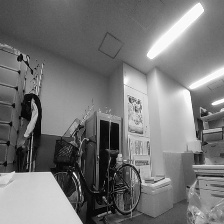
#> input picture rpi-src/camera/background.jpg, 224 x 224 px
$ python camera_func.py
#> lines starting #> are read from the running program, lines starting #| are printed output that depends on the picture; after the words box and inside, x2 and y2 are one past the last pixel; in counts of white or black regions, pixels touching at a corner belong together
import cv2
import time
import numpy as np
import os
import subprocess
import datetime

class cam_func:
    def __init__(self, size=(224, 224)):
        # 色々初期化
        self.cap = cv2.VideoCapture(0)
        self.size = size
        self.count = 0
        self.preflame = None
        self.prefbboxes = None
        self.prefoverlap = -1
        self.upload_flag = False
        self.pref_call_time = None
        self.pref_update = None

        # 背景画像を設定する
        self._set_backgroud()


    def _set_backgroud(self):
        # self.background = self._get_frame()
        self.background = cv2.imread("background.jpg", 0)
#> self.background is the input picture: shape (224, 224); min 0, max 255, mean 118
        print("背景画像を設定したよ")


    def update_background(self):
        img = self._get_frame()
        cv2.imwrite("background.jpg",img)
        self._set_backgroud()
        self.count = 0
        print("背景画像をアップデーティッド")


    def _get_frame(self, blur_flag=False):
        # フレームの取得
#> called with blur_flag = False
        _, frame = self.cap.read()
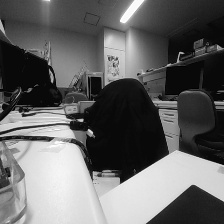
#> input picture myapp/backend/test.jpg, 224 x 224 px, given in place of the camera
#> frame is the input picture: shape (224, 224, 3); min 0, max 255, mean 100.4
        # 画像のリサイズ
        frame = cv2.resize(frame, self.size)
        # frame = frame[:, self.x1:self.x2, :].astype("uint8")
        frame = cv2.cvtColor(frame, cv2.COLOR_RGB2GRAY)
#> frame: shape (224, 224)
        # 画像の平滑化(ぼかし)
        blur = cv2.GaussianBlur(frame, (5,5), 0)
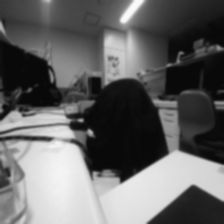
#> blur: shape (224, 224); min 8, max 249, mean 100.4
        # blur = cv2.cvtColor(blur, cv2.COLOR_RGB2GRAY)

        if blur_flag:
            return frame, blur
        else:
            return frame


    # [11 lines left out: function test_show, not called in this run]


    def cap_release(self):
        #カメラを解放するだけの関数
        self.cap.release()


    def detection(self):
        # while True:
        #     if self.preflame is None:
        #         self.preflame = self._get_frame()

        # 背景アップデートを判定するカウント
        i=0

        while True:
            # frontフレームの取得
            frame = self._get_frame()
            # 背景差分
            mask = self._get_background_subtraction(frame, self.background)
            # 物体検出
            frame = self._get_bbox(mask, frame)

            self.now = time.time()

            # アップロードする画像を更新する
            self._update_frontground()

            i += 1

            time.sleep(0.06)
            # 一定時間経過したら背景画像を更新
            if(i > 1000):
                self.update_background()
                i=0

            cv2.imshow("Frame", frame)
            cv2.imshow("Background", self.background)
            cv2.imshow("mask", mask)

            k = cv2.waitKey(1)
            if k == 13:
                self.cap_release()
                cv2.destroyAllWindows()
                break


    def _get_bbox(self, mask, frame):

        # 輪郭抽出
        contours = cv2.findContours(mask, cv2.RETR_EXTERNAL, cv2.CHAIN_APPROX_SIMPLE)[0]

        # 小さい輪郭は除く
        contours = list(filter(lambda x: cv2.contourArea(x) > 250, contours))

        # 輪郭を囲む外接矩形を取得
        bboxes = list(map(lambda x: cv2.boundingRect(x), contours))

        # 重複している物体を検出
        bboxes = self._get_IoU(bboxes)

        # 矩形を描画
        if bboxes is not None:
            for x, y, w, h in bboxes:
                cv2.rectangle(frame, (x, y), (x + w, y + h), (0, 255, 0), 2)

        return frame


    def _get_IoU(self, bboxes):
        # 何回検出したら物体と判定するかの回数
        object_count = 60
        # 同じような物体を検出するために前フレームで検出した物体を保持
        if self.prefbboxes is None:
            self.prefbboxes = bboxes
            return bboxes


        # 同じような物体を検出
        return_bboxes = []

        for bbox in bboxes:
            for prefbbox in self.prefbboxes:
                overlap = self.iou(bbox, prefbbox)

                # 同じような物体を検出した時
                if overlap > 0.99:
                    return_bboxes.append(bbox)
                    if overlap == self.prefoverlap:
                        self.count += 1
                    else:
                        pass

                    if self.count >= object_count:
                        print("detected!!!")
                        self.count = 0
                        # 検出時間を更新するかどうかのチェック
                        self.upload_check()

                self.prefoverlap = overlap


        self.prefbboxes = bboxes

        return return_bboxes


    # [11 lines left out: function upload_check, not called in this run]

    def _update_frontground(self):
        now = datetime.datetime.now()
        update_time = time.time()
        if self.upload_flag:
            # 時間経過が十分な場合に画像を更新
            if self.pref_update is None  or update_time - self.pref_update > 60:
                filename = 'images/' + now.strftime('%Y-%m-%d_%H:%M:%S') + '.jpg'
                img = self._get_frame()
                cv2.imwrite(filename,img)
                self.pref_update = update_time
        else:
            # if os.path.exists('images/upload.jpg'):
            #     subprocess.call('rm -rf images/upload.jpg', shell=True)
            pass

    # [27 lines left out: functions time_check, iou, not called in this run]


    def _get_background_subtraction(self, front, bg):
        th = 30    # 差分画像の閾値

        # 差分をとる
        mask = cv2.absdiff(front, bg)
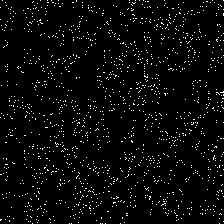
#> mask: shape (224, 224); values 0 (black) and 1 (white), 3.7% white in thin lines or dots

        # 二値化する
        mask[mask < th] = 0
#> mask: shape (224, 224); 3.66% of pixels changed, all inside (x1, y1, x2, y2) = (0, 0, 224, 224)
        mask[mask >= th] = 255

        # メディアンフィルタ処理（ゴマ塩ノイズ除去）
        mask = cv2.medianBlur(mask, 3)

        return mask


def main():
    cam = cam_func()
    cam.update_background()

    # while True:
    #     cam.detection()

    cam.detection()
#> in _get_bbox, `contours = cv2.findContours(mask, cv2.RETR_EXTERNAL, cv2.CHAIN_APPROX_..`: contours = []
#> (key Esc is pressed here)
#> (the run stopped early here; a loop or call above may not have finished)
